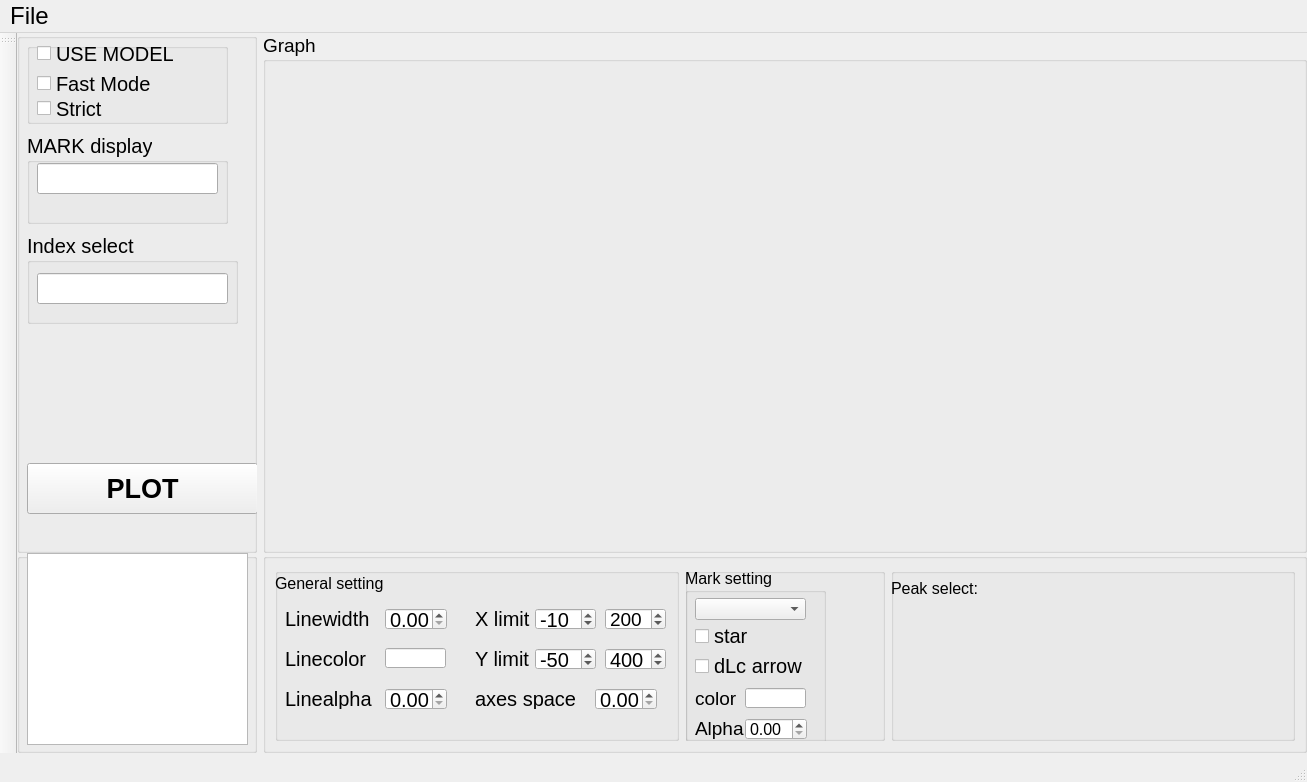
<?xml version="1.0" encoding="UTF-8"?>
<ui version="4.0">
 <class>MainWindow</class>
 <widget class="QMainWindow" name="MainWindow">
  <property name="geometry">
   <rect>
    <x>0</x>
    <y>0</y>
    <width>1307</width>
    <height>782</height>
   </rect>
  </property>
  <property name="font">
   <font>
    <family>Arial</family>
    <pointsize>15</pointsize>
   </font>
  </property>
  <property name="windowTitle">
   <string>ForceCurve</string>
  </property>
  <property name="windowIcon">
   <iconset>
    <normaloff>../source/DataYee.ico</normaloff>../source/DataYee.ico</iconset>
  </property>
  <property name="dockOptions">
   <set>QMainWindow::AllowNestedDocks|QMainWindow::AllowTabbedDocks|QMainWindow::AnimatedDocks</set>
  </property>
  <widget class="QWidget" name="centralwidget">
   <layout class="QGridLayout" name="gridLayout">
    <property name="leftMargin">
     <number>0</number>
    </property>
    <property name="topMargin">
     <number>0</number>
    </property>
    <property name="rightMargin">
     <number>0</number>
    </property>
    <property name="bottomMargin">
     <number>0</number>
    </property>
    <property name="verticalSpacing">
     <number>0</number>
    </property>
    <item row="1" column="0">
     <widget class="QGroupBox" name="groupBox_12">
      <property name="title">
       <string/>
      </property>
      <widget class="QTreeView" name="treeView">
       <property name="geometry">
        <rect>
         <x>10</x>
         <y>0</y>
         <width>221</width>
         <height>192</height>
        </rect>
       </property>
      </widget>
     </widget>
    </item>
    <item row="0" column="1">
     <widget class="QGroupBox" name="groupBox">
      <property name="minimumSize">
       <size>
        <width>1030</width>
        <height>480</height>
       </size>
      </property>
      <property name="font">
       <font>
        <family>Arial</family>
        <pointsize>14</pointsize>
        <underline>false</underline>
       </font>
      </property>
      <property name="title">
       <string>Graph</string>
      </property>
     </widget>
    </item>
    <item row="0" column="0">
     <widget class="QGroupBox" name="groupBox_10">
      <property name="minimumSize">
       <size>
        <width>12</width>
        <height>14</height>
       </size>
      </property>
      <property name="maximumSize">
       <size>
        <width>240</width>
        <height>8000</height>
       </size>
      </property>
      <property name="title">
       <string/>
      </property>
      <widget class="QGroupBox" name="groupBox_9">
       <property name="geometry">
        <rect>
         <x>10</x>
         <y>10</y>
         <width>201</width>
         <height>81</height>
        </rect>
       </property>
       <property name="title">
        <string/>
       </property>
       <widget class="QCheckBox" name="usemodel_cb">
        <property name="geometry">
         <rect>
          <x>10</x>
          <y>0</y>
          <width>151</width>
          <height>21</height>
         </rect>
        </property>
        <property name="text">
         <string>USE MODEL</string>
        </property>
        <property name="tristate">
         <bool>false</bool>
        </property>
       </widget>
       <widget class="QCheckBox" name="stickmodel">
        <property name="geometry">
         <rect>
          <x>10</x>
          <y>50</y>
          <width>151</width>
          <height>31</height>
         </rect>
        </property>
        <property name="text">
         <string>Strict</string>
        </property>
       </widget>
       <widget class="QCheckBox" name="fastmode">
        <property name="geometry">
         <rect>
          <x>10</x>
          <y>30</y>
          <width>141</width>
          <height>21</height>
         </rect>
        </property>
        <property name="text">
         <string>Fast Mode</string>
        </property>
       </widget>
      </widget>
      <widget class="QGroupBox" name="groupBox_2">
       <property name="geometry">
        <rect>
         <x>10</x>
         <y>100</y>
         <width>201</width>
         <height>91</height>
        </rect>
       </property>
       <property name="title">
        <string>MARK display</string>
       </property>
       <widget class="QLineEdit" name="lineEdit_3">
        <property name="geometry">
         <rect>
          <x>10</x>
          <y>30</y>
          <width>181</width>
          <height>31</height>
         </rect>
        </property>
       </widget>
      </widget>
      <widget class="QGroupBox" name="groupBox_3">
       <property name="geometry">
        <rect>
         <x>10</x>
         <y>200</y>
         <width>211</width>
         <height>91</height>
        </rect>
       </property>
       <property name="title">
        <string>Index select</string>
       </property>
       <widget class="QLineEdit" name="lineEdit_2">
        <property name="geometry">
         <rect>
          <x>10</x>
          <y>40</y>
          <width>191</width>
          <height>31</height>
         </rect>
        </property>
       </widget>
      </widget>
      <widget class="QPushButton" name="pushButton">
       <property name="geometry">
        <rect>
         <x>10</x>
         <y>430</y>
         <width>231</width>
         <height>51</height>
        </rect>
       </property>
       <property name="font">
        <font>
         <family>Arial</family>
         <pointsize>20</pointsize>
         <weight>75</weight>
         <bold>true</bold>
         <kerning>true</kerning>
        </font>
       </property>
       <property name="styleSheet">
        <string notr="true">QPushButton { color: black;}</string>
       </property>
       <property name="text">
        <string>PLOT</string>
       </property>
      </widget>
     </widget>
    </item>
    <item row="1" column="1">
     <widget class="QGroupBox" name="groupBox_11">
      <property name="maximumSize">
       <size>
        <width>16777215</width>
        <height>200</height>
       </size>
      </property>
      <property name="title">
       <string/>
      </property>
      <layout class="QHBoxLayout" name="horizontalLayout">
       <item>
        <widget class="QGroupBox" name="groupBox_6">
         <property name="minimumSize">
          <size>
           <width>400</width>
           <height>0</height>
          </size>
         </property>
         <property name="title">
          <string/>
         </property>
         <widget class="QLabel" name="lclplabel">
          <property name="geometry">
           <rect>
            <x>0</x>
            <y>0</y>
            <width>401</width>
            <height>31</height>
           </rect>
          </property>
          <property name="font">
           <font>
            <family>Arial</family>
            <pointsize>12</pointsize>
           </font>
          </property>
          <property name="text">
           <string>General setting</string>
          </property>
         </widget>
         <widget class="QLabel" name="label_2">
          <property name="geometry">
           <rect>
            <x>10</x>
            <y>40</y>
            <width>91</width>
            <height>21</height>
           </rect>
          </property>
          <property name="text">
           <string>Linewidth</string>
          </property>
         </widget>
         <widget class="QDoubleSpinBox" name="doubleSpinBox">
          <property name="geometry">
           <rect>
            <x>110</x>
            <y>40</y>
            <width>62</width>
            <height>22</height>
           </rect>
          </property>
          <property name="singleStep">
           <double>0.500000000000000</double>
          </property>
         </widget>
         <widget class="QLabel" name="label_3">
          <property name="geometry">
           <rect>
            <x>10</x>
            <y>80</y>
            <width>91</width>
            <height>21</height>
           </rect>
          </property>
          <property name="text">
           <string>Linecolor</string>
          </property>
         </widget>
         <widget class="QLineEdit" name="lineEdit">
          <property name="geometry">
           <rect>
            <x>110</x>
            <y>80</y>
            <width>61</width>
            <height>20</height>
           </rect>
          </property>
         </widget>
         <widget class="QLabel" name="label_4">
          <property name="geometry">
           <rect>
            <x>10</x>
            <y>120</y>
            <width>91</width>
            <height>21</height>
           </rect>
          </property>
          <property name="text">
           <string>Linealpha</string>
          </property>
         </widget>
         <widget class="QDoubleSpinBox" name="doubleSpinBox_2">
          <property name="geometry">
           <rect>
            <x>110</x>
            <y>120</y>
            <width>62</width>
            <height>22</height>
           </rect>
          </property>
          <property name="maximum">
           <double>1.000000000000000</double>
          </property>
          <property name="singleStep">
           <double>0.100000000000000</double>
          </property>
         </widget>
         <widget class="QLabel" name="label_5">
          <property name="geometry">
           <rect>
            <x>200</x>
            <y>40</y>
            <width>91</width>
            <height>21</height>
           </rect>
          </property>
          <property name="text">
           <string>X limit</string>
          </property>
         </widget>
         <widget class="QLabel" name="label_6">
          <property name="geometry">
           <rect>
            <x>200</x>
            <y>80</y>
            <width>91</width>
            <height>21</height>
           </rect>
          </property>
          <property name="text">
           <string>Y limit</string>
          </property>
         </widget>
         <widget class="QSpinBox" name="spinBox">
          <property name="geometry">
           <rect>
            <x>260</x>
            <y>40</y>
            <width>61</width>
            <height>22</height>
           </rect>
          </property>
          <property name="minimum">
           <number>-9999</number>
          </property>
          <property name="maximum">
           <number>99999</number>
          </property>
          <property name="singleStep">
           <number>10</number>
          </property>
          <property name="value">
           <number>-10</number>
          </property>
         </widget>
         <widget class="QSpinBox" name="spinBox_2">
          <property name="geometry">
           <rect>
            <x>330</x>
            <y>40</y>
            <width>61</width>
            <height>22</height>
           </rect>
          </property>
          <property name="font">
           <font>
            <family>Arial</family>
            <pointsize>14</pointsize>
           </font>
          </property>
          <property name="minimum">
           <number>-9999</number>
          </property>
          <property name="maximum">
           <number>9999</number>
          </property>
          <property name="singleStep">
           <number>10</number>
          </property>
          <property name="value">
           <number>200</number>
          </property>
         </widget>
         <widget class="QSpinBox" name="spinBox_3">
          <property name="geometry">
           <rect>
            <x>260</x>
            <y>80</y>
            <width>61</width>
            <height>22</height>
           </rect>
          </property>
          <property name="minimum">
           <number>-9999</number>
          </property>
          <property name="maximum">
           <number>9999</number>
          </property>
          <property name="singleStep">
           <number>20</number>
          </property>
          <property name="value">
           <number>-50</number>
          </property>
         </widget>
         <widget class="QSpinBox" name="spinBox_4">
          <property name="geometry">
           <rect>
            <x>330</x>
            <y>80</y>
            <width>61</width>
            <height>22</height>
           </rect>
          </property>
          <property name="minimum">
           <number>-9999</number>
          </property>
          <property name="maximum">
           <number>9999</number>
          </property>
          <property name="singleStep">
           <number>20</number>
          </property>
          <property name="value">
           <number>400</number>
          </property>
         </widget>
         <widget class="QLabel" name="label_9">
          <property name="geometry">
           <rect>
            <x>200</x>
            <y>120</y>
            <width>111</width>
            <height>21</height>
           </rect>
          </property>
          <property name="text">
           <string>axes space</string>
          </property>
         </widget>
         <widget class="QDoubleSpinBox" name="doubleSpinBox_4">
          <property name="geometry">
           <rect>
            <x>320</x>
            <y>120</y>
            <width>62</width>
            <height>22</height>
           </rect>
          </property>
          <property name="maximum">
           <double>1.000000000000000</double>
          </property>
          <property name="singleStep">
           <double>0.050000000000000</double>
          </property>
         </widget>
        </widget>
       </item>
       <item>
        <widget class="QGroupBox" name="groupBox_13">
         <property name="minimumSize">
          <size>
           <width>150</width>
           <height>0</height>
          </size>
         </property>
         <property name="maximumSize">
          <size>
           <width>200</width>
           <height>16777215</height>
          </size>
         </property>
         <property name="title">
          <string/>
         </property>
         <widget class="QGroupBox" name="groupBox_4">
          <property name="geometry">
           <rect>
            <x>0</x>
            <y>0</y>
            <width>141</width>
            <height>181</height>
           </rect>
          </property>
          <property name="font">
           <font>
            <family>Arial</family>
            <pointsize>12</pointsize>
           </font>
          </property>
          <property name="title">
           <string>Mark setting</string>
          </property>
          <widget class="QComboBox" name="comboBox">
           <property name="geometry">
            <rect>
             <x>10</x>
             <y>30</y>
             <width>111</width>
             <height>22</height>
            </rect>
           </property>
          </widget>
          <widget class="QCheckBox" name="checkBox">
           <property name="geometry">
            <rect>
             <x>10</x>
             <y>60</y>
             <width>71</width>
             <height>16</height>
            </rect>
           </property>
           <property name="font">
            <font>
             <family>Arial</family>
             <pointsize>15</pointsize>
            </font>
           </property>
           <property name="text">
            <string>star</string>
           </property>
          </widget>
          <widget class="QCheckBox" name="checkBox_2">
           <property name="geometry">
            <rect>
             <x>10</x>
             <y>90</y>
             <width>121</width>
             <height>16</height>
            </rect>
           </property>
           <property name="font">
            <font>
             <family>Arial</family>
             <pointsize>15</pointsize>
            </font>
           </property>
           <property name="text">
            <string>dLc arrow</string>
           </property>
          </widget>
          <widget class="QLabel" name="label_7">
           <property name="geometry">
            <rect>
             <x>10</x>
             <y>120</y>
             <width>91</width>
             <height>21</height>
            </rect>
           </property>
           <property name="font">
            <font>
             <family>Arial</family>
             <pointsize>14</pointsize>
            </font>
           </property>
           <property name="text">
            <string>color</string>
           </property>
          </widget>
          <widget class="QLineEdit" name="lineEdit_4">
           <property name="geometry">
            <rect>
             <x>60</x>
             <y>120</y>
             <width>61</width>
             <height>20</height>
            </rect>
           </property>
          </widget>
          <widget class="QLabel" name="label_8">
           <property name="geometry">
            <rect>
             <x>10</x>
             <y>150</y>
             <width>91</width>
             <height>21</height>
            </rect>
           </property>
           <property name="font">
            <font>
             <family>Arial</family>
             <pointsize>14</pointsize>
            </font>
           </property>
           <property name="text">
            <string>Alpha</string>
           </property>
          </widget>
          <widget class="QDoubleSpinBox" name="doubleSpinBox_3">
           <property name="geometry">
            <rect>
             <x>60</x>
             <y>150</y>
             <width>62</width>
             <height>22</height>
            </rect>
           </property>
           <property name="maximum">
            <double>1.000000000000000</double>
           </property>
           <property name="singleStep">
            <double>0.100000000000000</double>
           </property>
          </widget>
         </widget>
        </widget>
       </item>
       <item>
        <widget class="QGroupBox" name="groupBox_7">
         <property name="minimumSize">
          <size>
           <width>360</width>
           <height>0</height>
          </size>
         </property>
         <property name="title">
          <string/>
         </property>
         <widget class="QLabel" name="label">
          <property name="geometry">
           <rect>
            <x>0</x>
            <y>0</y>
            <width>371</width>
            <height>41</height>
           </rect>
          </property>
          <property name="font">
           <font>
            <family>Arial</family>
            <pointsize>12</pointsize>
           </font>
          </property>
          <property name="text">
           <string>Peak select:</string>
          </property>
         </widget>
        </widget>
       </item>
      </layout>
     </widget>
    </item>
   </layout>
  </widget>
  <widget class="QStatusBar" name="statusbar"/>
  <widget class="QToolBar" name="toolBar">
   <property name="windowTitle">
    <string>toolBar</string>
   </property>
   <attribute name="toolBarArea">
    <enum>LeftToolBarArea</enum>
   </attribute>
   <attribute name="toolBarBreak">
    <bool>false</bool>
   </attribute>
  </widget>
  <widget class="QMenuBar" name="menuBar">
   <property name="geometry">
    <rect>
     <x>0</x>
     <y>0</y>
     <width>1307</width>
     <height>33</height>
    </rect>
   </property>
   <property name="font">
    <font>
     <family>Arial</family>
     <pointsize>18</pointsize>
    </font>
   </property>
   <widget class="QMenu" name="menu">
    <property name="font">
     <font>
      <family>Arial</family>
      <pointsize>12</pointsize>
     </font>
    </property>
    <property name="title">
     <string>File</string>
    </property>
    <widget class="QMenu" name="menuOpen">
     <property name="font">
      <font>
       <family>Arial</family>
       <pointsize>12</pointsize>
      </font>
     </property>
     <property name="styleSheet">
      <string notr="true"/>
     </property>
     <property name="title">
      <string>Open</string>
     </property>
     <addaction name="separator"/>
     <addaction name="fcplot"/>
     <addaction name="actionDataYee_Force"/>
    </widget>
    <widget class="QMenu" name="menuExport">
     <property name="font">
      <font>
       <family>Arial</family>
       <pointsize>12</pointsize>
      </font>
     </property>
     <property name="title">
      <string>Export</string>
     </property>
     <addaction name="actiontxt"/>
     <addaction name="actionexcel"/>
     <addaction name="actionfigure"/>
     <addaction name="actionbatch_of_txt"/>
    </widget>
    <addaction name="menuOpen"/>
    <addaction name="actionSave"/>
    <addaction name="actionSave_as"/>
    <addaction name="menuExport"/>
    <addaction name="separator"/>
    <addaction name="actionExit"/>
   </widget>
   <addaction name="menu"/>
  </widget>
  <action name="actionSave">
   <property name="text">
    <string>Save</string>
   </property>
   <property name="font">
    <font>
     <family>Arial</family>
     <pointsize>12</pointsize>
    </font>
   </property>
   <property name="shortcut">
    <string>Ctrl+S</string>
   </property>
  </action>
  <action name="fcplot">
   <property name="text">
    <string>FCplot</string>
   </property>
   <property name="font">
    <font>
     <family>Arial</family>
     <pointsize>12</pointsize>
    </font>
   </property>
  </action>
  <action name="actionBatch_of_Force_Curve">
   <property name="checkable">
    <bool>true</bool>
   </property>
   <property name="text">
    <string>Batch of Force Curve</string>
   </property>
   <property name="font">
    <font>
     <family>Arial</family>
     <pointsize>12</pointsize>
    </font>
   </property>
   <property name="shortcut">
    <string>Ctrl+O</string>
   </property>
  </action>
  <action name="actionSave_as">
   <property name="text">
    <string>Save as</string>
   </property>
   <property name="font">
    <font>
     <family>Arial</family>
     <pointsize>12</pointsize>
    </font>
   </property>
  </action>
  <action name="actiontxt">
   <property name="text">
    <string>Txt</string>
   </property>
   <property name="font">
    <font>
     <family>Arial</family>
     <pointsize>12</pointsize>
    </font>
   </property>
  </action>
  <action name="actionexcel">
   <property name="text">
    <string>Excel</string>
   </property>
   <property name="font">
    <font>
     <family>Arial</family>
     <pointsize>12</pointsize>
    </font>
   </property>
  </action>
  <action name="actionCreate_methods">
   <property name="text">
    <string>Methods</string>
   </property>
   <property name="font">
    <font>
     <family>Arial</family>
     <pointsize>12</pointsize>
    </font>
   </property>
  </action>
  <action name="actionUndo">
   <property name="text">
    <string>Undo</string>
   </property>
   <property name="font">
    <font>
     <family>Arial</family>
     <pointsize>12</pointsize>
    </font>
   </property>
  </action>
  <action name="actionExit">
   <property name="text">
    <string>Exit</string>
   </property>
   <property name="font">
    <font>
     <family>Arial</family>
     <pointsize>12</pointsize>
    </font>
   </property>
  </action>
  <action name="actionhelp">
   <property name="text">
    <string>Help</string>
   </property>
   <property name="font">
    <font>
     <family>Arial</family>
     <pointsize>12</pointsize>
    </font>
   </property>
  </action>
  <action name="actionDataYee">
   <property name="text">
    <string>DataYee</string>
   </property>
   <property name="font">
    <font>
     <family>Arial</family>
     <pointsize>12</pointsize>
    </font>
   </property>
  </action>
  <action name="actionDataYee_Force">
   <property name="text">
    <string>DataYee-Force</string>
   </property>
   <property name="font">
    <font>
     <family>Arial</family>
     <pointsize>12</pointsize>
    </font>
   </property>
  </action>
  <action name="actionDelete">
   <property name="text">
    <string>Delete</string>
   </property>
   <property name="font">
    <font>
     <family>Arial</family>
     <pointsize>12</pointsize>
    </font>
   </property>
   <property name="shortcut">
    <string>Del</string>
   </property>
  </action>
  <action name="actionBaseline_plus">
   <property name="text">
    <string>Baseline plus</string>
   </property>
   <property name="font">
    <font>
     <family>Arial</family>
     <pointsize>12</pointsize>
    </font>
   </property>
   <property name="shortcut">
    <string>Ctrl+=</string>
   </property>
  </action>
  <action name="actionBaseline_minus">
   <property name="text">
    <string>Baseline minus</string>
   </property>
   <property name="font">
    <font>
     <family>Arial</family>
     <pointsize>12</pointsize>
    </font>
   </property>
   <property name="shortcut">
    <string>Ctrl+-</string>
   </property>
  </action>
  <action name="actionHistgram">
   <property name="text">
    <string>Histogram</string>
   </property>
   <property name="font">
    <font>
     <family>Arial</family>
     <pointsize>12</pointsize>
    </font>
   </property>
  </action>
  <action name="actionScatter">
   <property name="text">
    <string>Scatter</string>
   </property>
   <property name="font">
    <font>
     <family>Arial</family>
     <pointsize>12</pointsize>
    </font>
   </property>
  </action>
  <action name="actionMap">
   <property name="text">
    <string>Map</string>
   </property>
   <property name="font">
    <font>
     <family>Arial</family>
     <pointsize>12</pointsize>
    </font>
   </property>
  </action>
  <action name="actionHistogram">
   <property name="text">
    <string>Histogram</string>
   </property>
   <property name="font">
    <font>
     <family>Arial</family>
     <pointsize>12</pointsize>
    </font>
   </property>
  </action>
  <action name="actionpeakindex_plus">
   <property name="text">
    <string>Peakindex_plus</string>
   </property>
   <property name="font">
    <font>
     <family>Arial</family>
     <pointsize>12</pointsize>
    </font>
   </property>
   <property name="shortcut">
    <string>+</string>
   </property>
  </action>
  <action name="actionpeakindex_minus">
   <property name="text">
    <string>Peakindex_minus</string>
   </property>
   <property name="font">
    <font>
     <family>Arial</family>
     <pointsize>12</pointsize>
    </font>
   </property>
   <property name="shortcut">
    <string>_</string>
   </property>
  </action>
  <action name="actionfigure">
   <property name="text">
    <string>Figure</string>
   </property>
   <property name="font">
    <font>
     <family>Arial</family>
     <pointsize>12</pointsize>
    </font>
   </property>
  </action>
  <action name="actioncopy_peak">
   <property name="text">
    <string>Copy peak</string>
   </property>
   <property name="font">
    <font>
     <family>Arial</family>
     <pointsize>12</pointsize>
    </font>
   </property>
   <property name="shortcut">
    <string>Ctrl+C</string>
   </property>
  </action>
  <action name="actionparameters_setting">
   <property name="text">
    <string>Parameters setting</string>
   </property>
   <property name="font">
    <font>
     <family>Arial</family>
     <pointsize>12</pointsize>
    </font>
   </property>
   <property name="shortcut">
    <string>Ctrl+P</string>
   </property>
  </action>
  <action name="actionbatch_of_txt">
   <property name="text">
    <string>Batch of txt</string>
   </property>
   <property name="font">
    <font>
     <family>Arial</family>
     <pointsize>12</pointsize>
    </font>
   </property>
  </action>
  <action name="actionmark_base_on_dlc">
   <property name="text">
    <string>Mark base on dlc</string>
   </property>
   <property name="font">
    <font>
     <family>Arial</family>
     <pointsize>12</pointsize>
    </font>
   </property>
  </action>
  <action name="actionBell_Evans">
   <property name="text">
    <string>Bell Evans</string>
   </property>
   <property name="font">
    <font>
     <family>Arial</family>
     <pointsize>12</pointsize>
    </font>
   </property>
  </action>
  <action name="actionFriddle">
   <property name="text">
    <string>Friddle</string>
   </property>
   <property name="font">
    <font>
     <family>Arial</family>
     <pointsize>12</pointsize>
    </font>
   </property>
  </action>
  <action name="actionSort_by_similarity">
   <property name="text">
    <string>Sort by similarity</string>
   </property>
   <property name="font">
    <font>
     <family>Arial</family>
     <pointsize>12</pointsize>
    </font>
   </property>
  </action>
  <action name="actionClustering_by_KMeans">
   <property name="text">
    <string>Clustering by KMeans</string>
   </property>
   <property name="font">
    <font>
     <family>Arial</family>
     <pointsize>12</pointsize>
    </font>
   </property>
  </action>
  <action name="actionHistogram_scatter">
   <property name="text">
    <string>Histogram_scatter</string>
   </property>
  </action>
  <action name="actionScript">
   <property name="text">
    <string>Script</string>
   </property>
   <property name="font">
    <font>
     <pointsize>12</pointsize>
    </font>
   </property>
  </action>
  <action name="actionData_equipment">
   <property name="text">
    <string>Data equipment</string>
   </property>
  </action>
  <action name="actionData_slimming">
   <property name="text">
    <string>Data slimming</string>
   </property>
  </action>
  <action name="actionUpdate">
   <property name="text">
    <string>Update</string>
   </property>
  </action>
 </widget>
 <resources/>
 <connections/>
</ui>
